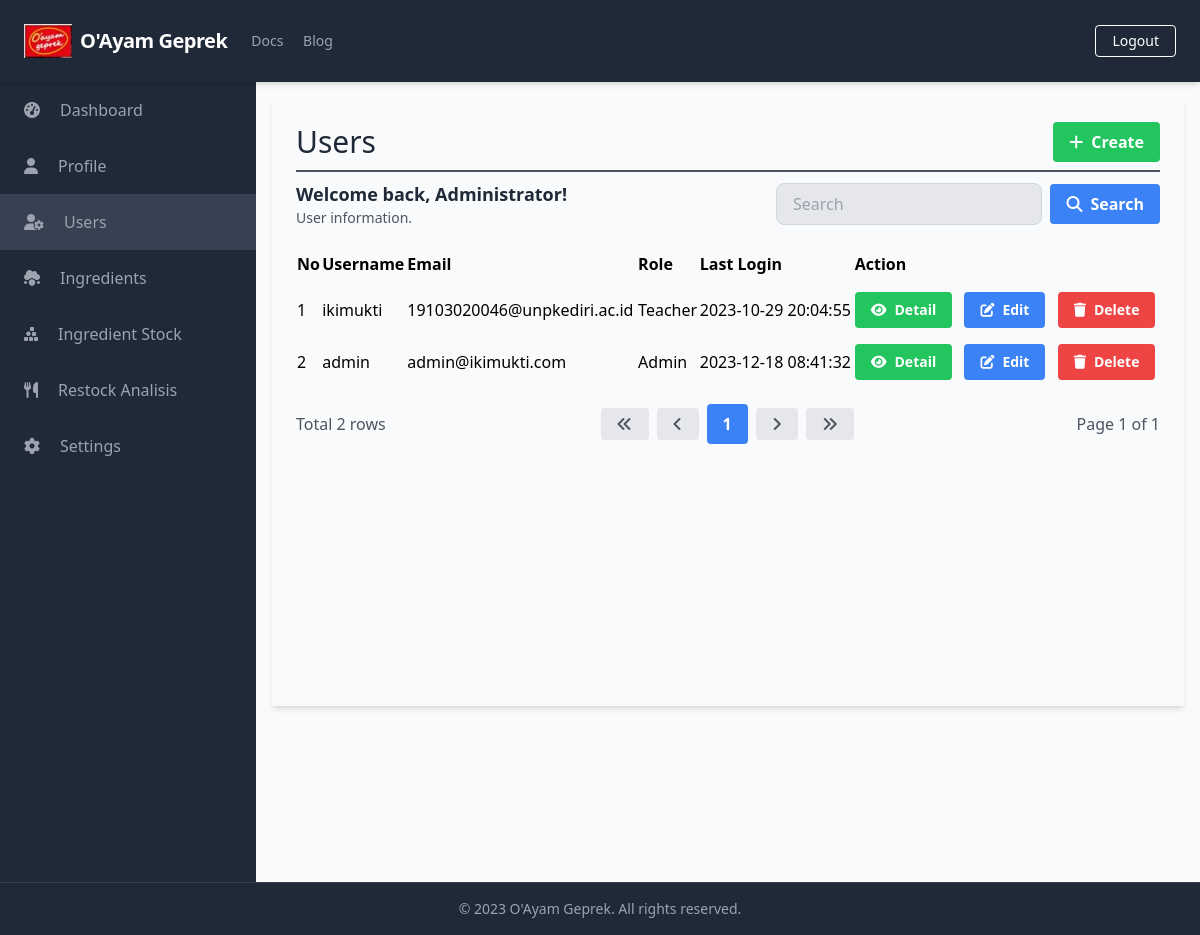
Page /manage_users/manage_users_list.php (signed in) on the committed database.
### tables this page shows
CREATE TABLE `Users` (
  `UserID` int(11) NOT NULL,
  `Username` varchar(50) NOT NULL,
  `Password` varchar(255) NOT NULL,
  `Email` varchar(100) NOT NULL,
  `FullName` varchar(100) DEFAULT NULL,
  `DateOfBirth` date DEFAULT NULL,
  `Gender` varchar(10) DEFAULT NULL,
  `Address` text DEFAULT NULL,
  `PhoneNumber` varchar(20) DEFAULT NULL,
  `RoleID` int(11) DEFAULT NULL,
  `AccountCreationDate` timestamp NOT NULL DEFAULT current_timestamp() ON UPDATE current_timestamp(),
  `LastLogin` datetime DEFAULT NULL,
  `AccountStatus` varchar(20) DEFAULT NULL,
  `ProfilePictureURL` varchar(255) DEFAULT NULL,
  `ActivationStatus` varchar(20) DEFAULT NULL
);

CREATE TABLE `role` (
  `RoleID` int(11) NOT NULL,
  `RoleName` varchar(50) NOT NULL
);

### database/connection.php (called while the page is built, shortened)
<?php
$baseUrl = "http://localhost/final_project_yayuk_2023/";

### public/manage_users/manage_users_list.php (the view, shortened to what this page needs)
<?php
require_once('../../database/connection.php');
?>
<?php include_once('../components/header.php'); ?>
<div class="h-screen flex flex-col">
    <?php include('../components/navbar.php'); ?>
    <div class="flex-grow bg-gray-50 flex flex-row shadow-md">
        <?php include('../components/sidebar.php'); ?>
        <main class=" bg-gray-50 flex flex-col flex-1 overflow-y-scroll h-screen flex-shrink-0 sc-hide pb-40">
            <div class="flex items-start justify-start p-6 shadow-md m-4 flex-1 flex-col">
                <div class="flex flex-row justify-between items-center w-full border-b-2 border-gray-600 mb-2 pb-2">
                    <h1 class="text-3xl text-gray-800 font-semibol w-full">Users</h1>
                    <div class="flex flex-row justify-end items-center">
                        <a href="<?php echo $baseUrl; ?>public/manage_users/manage_users_create.php" class="bg-green-500 hover-bg-green-700 text-white font-bold py-2 px-4 rounded inline-flex items-center">
                            <i class="fas fa-plus mr-2"></i>
                            <span>Create</span>
                        </a>
                    </div>
                </div>
                <div class="flex flex-col w-full">
                    <div class="flex flex-row justify-between items-center w-full mb-2 pb-2">
                        <div>
                            <h2 class="text-lg text-gray-800 font-semibold">Welcome back, <?php echo $_SESSION['FullName']; ?>!</h2>
                            <p class="text-gray-600 text-sm">User information.</p>
                        </div>
                        <form class="flex items-center justify-end space-x-2 w-96">
                            <input type="text" name="search" class="bg-gray-200 focus-bg-white focus-outline-none border border-gray-300 rounded-lg py-2 px-4 block w-full appearance-none leading-normal" placeholder="Search" value="<?php echo isset($_GET['search']) ? $_GET['search'] : ''; ?>">
                            <button type="submit" class="bg-blue-500 hover-bg-blue-700 text-white font-bold py-2 px-4 rounded space-x-2 inline-flex items-center">
                                <i class="fas fa-search"></i>
                                <span>Search</span>
                            </button>
                        </form>
                    </div>
                    <table class="min-w-full">
                        <thead>
                            <tr>
                                <th class="text-left py-2">No</th>
                                <th class="text-left py-2">Username</th>
                                <th class="text-left py-2">Email</th>
                                <th class="text-left py-2">Role</th>
                                <th class="text-left py-2">Last Login</th>
                                <th class="text-left py-2">Action</th>
                            </tr>
                        </thead>
                        <tbody>
                            <?php
                            $searchTerm = isset($_GET['search']) ? $_GET['search'] : '';
                            $page = isset($_GET['page']) ? $_GET['page'] : 1;
                            $query = "SELECT u.UserID, u.Username, u.Email, r.RoleName, u.LastLogin FROM Users u
                                      LEFT JOIN Role r ON u.RoleID = r.RoleID
                                      WHERE u.Username LIKE '%$searchTerm%' OR u.Email LIKE '%$searchTerm%'
                                      LIMIT 15 OFFSET " . ($page - 1) * 15;
                            $result = $conn->query($query);
                            $queryCount = "SELECT COUNT(*) AS count FROM Users WHERE Username LIKE '%$searchTerm%' OR Email LIKE '%$searchTerm%'";
                            $resultCount = $conn->query($queryCount);
                            $rowCount = $resultCount->fetch_assoc()['count'];
                            $totalPage = ceil($rowCount / 15);
                            $no = 1;
                            while ($row = $result->fetch_assoc()) {
                            ?>
                                <tr>
                                    <td class="py-2"><?php echo $no++; ?></td>
                                    <td class="py-2"><?php echo $row['Username']; ?></td>
                                    <td class="py-2"><?php echo $row['Email']; ?></td>
                                    <td class="py-2"><?php echo $row['RoleName']; ?></td>
                                    <td class="py-2"><?php echo $row['LastLogin']; ?></td>
                                    <td class='py-2'>
                                        <a href="<?php echo $baseUrl; ?>public/manage_users/manage_users_detail.php?id=<?php echo $row['UserID'] ?>" class='bg-green-500 hover-bg-green-700 text-white font-bold py-2 px-4 rounded inline-flex items-center mr-2 text-sm'>
                                            <i class='fas fa-eye mr-2'></i>
                                            <span>Detail</span>
                                        </a>
                                        <a href="<?php echo $baseUrl; ?>public/manage_users/manage_users_update.php?id=<?php echo $row['UserID'] ?>" class='bg-blue-500 hover-bg-blue-700 text-white font-bold py-2 px-4 rounded inline-flex items-center mr-2 text-sm'>
                                            <i class='fas fa-edit mr-2'></i>
                                            <span>Edit</span>
                                        </a>
                                        <a href="#" onclick="confirmDelete(<?php echo $row['UserID']; ?>)" class='bg-red-500 hover-bg-red-700 text-white font-bold py-2 px-4 rounded inline-flex items-center text-sm'>
                                            <i class='fas fa-trash mr-2'></i>
                                            <span>Delete</span>
                                        </a>
                                    </td>
                                </tr>
                            <?php
                            }
                            ?>
                        </tbody>
                    </table>
                    <div class="flex flex-row justify-between items-center w-full mt-4">
                        <div class="flex flex-row justify-start items-center">
                            <span class="text-gray-600">Total <?php echo $rowCount; ?> rows</span>
                        </div>
                        <div class="flex flex-row justify-end items-center space-x-2">
                            <a href="?page=1&search=<?php echo $searchTerm; ?>" class="bg-gray-200 hover-bg-gray-300 text-gray-600 font-bold py-2 px-4 rounded inline-flex items-center">
                                <i class="fas fa-angle-double-left"></i>
                            </a>
                            <a href="?page=<?php if ($page == 1) {
                                                echo $page;
                                            } else {
                                                echo $page - 1;
                                            } ?>&search=<?php echo $searchTerm; ?>" class="bg-gray-200 hover-bg-gray-300 text-gray-600 font-bold py-2 px-4 rounded inline-flex items-center">
                                <i class="fas fa-angle-left"></i>
                            </a>
                            <?php
                            $startPage = $page - 2;
                            $endPage = $page + 2;
                            if ($startPage < 1) {
                                $endPage += abs($startPage) + 1;
                                $startPage = 1;
                            }
                            if ($endPage > $totalPage) {
                                $startPage -= $endPage - $totalPage;
                                $endPage = $totalPage;
                            }
                            if ($startPage < 1) {
                                $startPage = 1;
                            }
                            for ($i = $startPage; $i <= $endPage; $i++) {
                                if ($i == $page) {
                                    echo "<a href='?page=$i&search=$searchTerm' class='bg-blue-500 hover-bg-blue-700 text-white font-bold py-2 px-4 rounded inline-flex items-center'>$i</a>";
                                } else {
                                    echo "<a href='?page=$i&search=$searchTerm' class='bg-gray-200 hover-bg-gray-300 text-gray-600 font-bold py-2 px-4 rounded inline-flex items-center'>$i</a>";
                                }
                            }
                            ?>
                            <a href="?page=<?php if ($page == $totalPage) {
                                                echo $page;
                                            } else {
                                                echo $page + 1;
                                            } ?>&search=<?php echo $searchTerm; ?>" class="bg-gray-200 hover-bg-gray-300 text-gray-600 font-bold py-2 px-4 rounded inline-flex items-center">
                                <i class="fas fa-angle-right"></i>
                            </a>
                            <a href="?page=<?php echo $totalPage; ?>&search=<?php echo $searchTerm; ?>" class="bg-gray-200 hover-bg-gray-300 text-gray-600 font-bold py-2 px-4 rounded inline-flex items-center">
                                <i class="fas fa-angle-double-right"></i>
                            </a>
                        </div>
                        <div class="flex flex-row justify-end items-center ml-2">
                            <span class="text-gray-600">Page <?php echo $page; ?> of <?php echo $totalPage; ?></span>
                        </div>
                    </div>
                </div>
        </main>
    </div>
    <?php include('../components/footer.php'); ?>
</div>
</body>
</html>

### rows in the picture
users: Username "ikimukti", Email "19103020046@unpkediri.ac.id", role.RoleName "Teacher", LastLogin "2023-10-29 20:04:55"
users: Username "admin", Email "admin@ikimukti.com", role.RoleName "Admin", LastLogin "2023-12-18 08:41:32"

### other values in the picture
$baseTitle "O'Ayam Geprek"
$_SESSION['FullName'] "Administrator"
$rowCount "2"
$page "1"
$totalPage "1"
